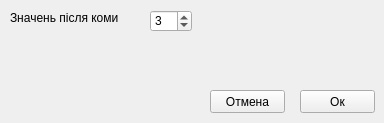
<?xml version="1.0" encoding="UTF-8"?>
<ui version="4.0">
 <class>Form</class>
 <widget class="QWidget" name="Form">
  <property name="geometry">
   <rect>
    <x>0</x>
    <y>0</y>
    <width>384</width>
    <height>123</height>
   </rect>
  </property>
  <property name="windowTitle">
   <string>Form</string>
  </property>
  <widget class="QSpinBox" name="spinBox">
   <property name="geometry">
    <rect>
     <x>150</x>
     <y>10</y>
     <width>42</width>
     <height>22</height>
    </rect>
   </property>
   <property name="value">
    <number>3</number>
   </property>
  </widget>
  <widget class="QLabel" name="label">
   <property name="geometry">
    <rect>
     <x>10</x>
     <y>10</y>
     <width>131</width>
     <height>16</height>
    </rect>
   </property>
   <property name="text">
    <string>Значень після коми</string>
   </property>
  </widget>
  <widget class="QPushButton" name="pushButton">
   <property name="geometry">
    <rect>
     <x>300</x>
     <y>90</y>
     <width>75</width>
     <height>23</height>
    </rect>
   </property>
   <property name="text">
    <string>Ок</string>
   </property>
  </widget>
  <widget class="QPushButton" name="pushButton_2">
   <property name="geometry">
    <rect>
     <x>210</x>
     <y>90</y>
     <width>75</width>
     <height>23</height>
    </rect>
   </property>
   <property name="text">
    <string>Отмена</string>
   </property>
  </widget>
 </widget>
 <resources/>
 <connections/>
</ui>
